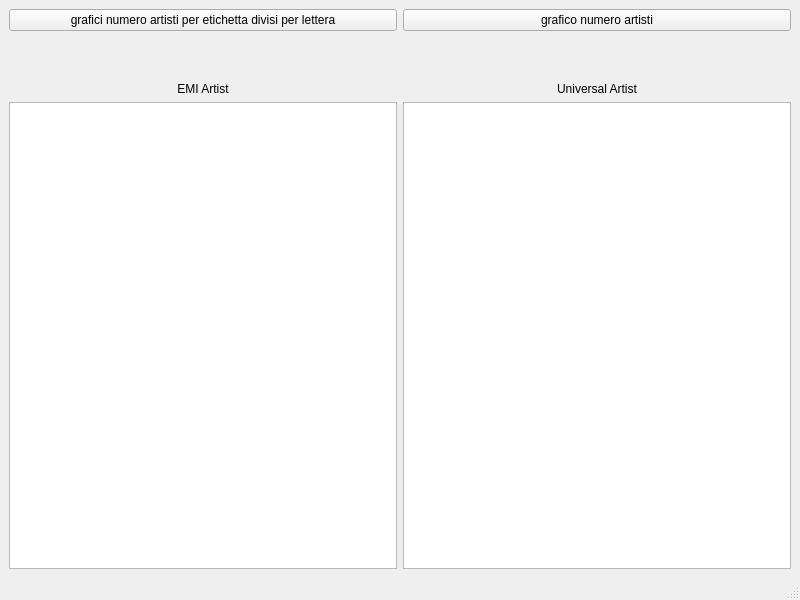
<?xml version="1.0" encoding="UTF-8"?>
<ui version="4.0">
 <class>MainWindow</class>
 <widget class="QMainWindow" name="MainWindow">
  <property name="geometry">
   <rect>
    <x>0</x>
    <y>0</y>
    <width>800</width>
    <height>600</height>
   </rect>
  </property>
  <property name="windowTitle">
   <string>MainWindow</string>
  </property>
  <widget class="QWidget" name="centralwidget">
   <layout class="QGridLayout" name="gridLayout">
    <item row="0" column="0">
     <layout class="QHBoxLayout" name="contenitoreEsterno">
      <item>
       <layout class="QVBoxLayout" name="contenitoreSX">
        <item>
         <widget class="QPushButton" name="pushButtonGrafico1">
          <property name="text">
           <string>grafici numero artisti per etichetta divisi per lettera</string>
          </property>
         </widget>
        </item>
        <item>
         <spacer name="verticalSpacerSX">
          <property name="orientation">
           <enum>Qt::Vertical</enum>
          </property>
          <property name="sizeType">
           <enum>QSizePolicy::Fixed</enum>
          </property>
          <property name="sizeHint" stdset="0">
           <size>
            <width>20</width>
            <height>45</height>
           </size>
          </property>
         </spacer>
        </item>
        <item>
         <widget class="QLabel" name="LabelEtichetta_EMI_Artist">
          <property name="sizePolicy">
           <sizepolicy hsizetype="Preferred" vsizetype="Preferred">
            <horstretch>0</horstretch>
            <verstretch>0</verstretch>
           </sizepolicy>
          </property>
          <property name="contextMenuPolicy">
           <enum>Qt::DefaultContextMenu</enum>
          </property>
          <property name="layoutDirection">
           <enum>Qt::LeftToRight</enum>
          </property>
          <property name="autoFillBackground">
           <bool>false</bool>
          </property>
          <property name="text">
           <string>EMI Artist</string>
          </property>
          <property name="scaledContents">
           <bool>true</bool>
          </property>
          <property name="alignment">
           <set>Qt::AlignCenter</set>
          </property>
         </widget>
        </item>
        <item>
         <widget class="QListWidget" name="listWidget_EMI_Artist"/>
        </item>
       </layout>
      </item>
      <item>
       <layout class="QVBoxLayout" name="contenitoreDX">
        <item>
         <widget class="QPushButton" name="pushButton_grafico2">
          <property name="text">
           <string>grafico numero artisti</string>
          </property>
         </widget>
        </item>
        <item>
         <spacer name="verticalSpacerDX">
          <property name="orientation">
           <enum>Qt::Vertical</enum>
          </property>
          <property name="sizeType">
           <enum>QSizePolicy::Fixed</enum>
          </property>
          <property name="sizeHint" stdset="0">
           <size>
            <width>20</width>
            <height>45</height>
           </size>
          </property>
         </spacer>
        </item>
        <item>
         <widget class="QLabel" name="LabelEtichetta2">
          <property name="text">
           <string>Universal Artist</string>
          </property>
          <property name="scaledContents">
           <bool>true</bool>
          </property>
          <property name="alignment">
           <set>Qt::AlignCenter</set>
          </property>
         </widget>
        </item>
        <item>
         <widget class="QListWidget" name="listWidget_Universal_Artist"/>
        </item>
       </layout>
      </item>
     </layout>
    </item>
   </layout>
  </widget>
  <widget class="QMenuBar" name="menubar">
   <property name="geometry">
    <rect>
     <x>0</x>
     <y>0</y>
     <width>800</width>
     <height>22</height>
    </rect>
   </property>
  </widget>
  <widget class="QStatusBar" name="statusbar"/>
 </widget>
 <resources/>
 <connections/>
</ui>
